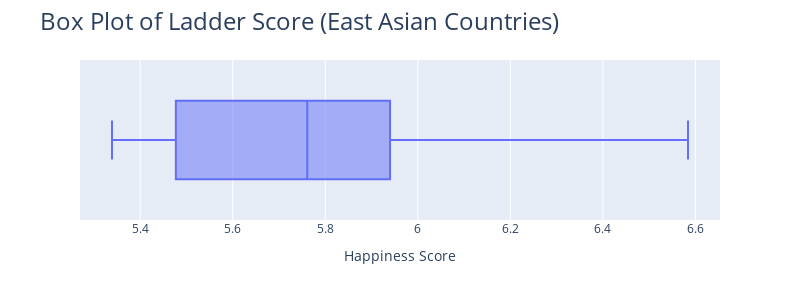

Here is the notebook cell this chart was saved with:
### Markdown cell above
### Summary

The mean of ladder score of the world: 5.53 and the mean of the East Asia Country: 5.81

Hong Kong has a 5.48/10 ladder score, which comes in the 77th place in the world and 5th place among the 6 East-Asian Country. The difference between the mean and its ladder score (East Asia only) is: 0.33

The country in the world that has the highest ladder score (index): Finland. The difference between the mean and its ladder score is: 2.31.

The country in the world that has the lowest ladder score (index): Afghanistan. The difference between the mean and its ladder score is: 3.01.

The country in the East Asia that has the highest ladder score (index): Taiwan Province of China. The difference between the mean and its ladder score (East Asia only) is: 0.77.

The country in the East Asia that has the lowest ladder score (index): China. The difference between the mean and its ladder score (East Asia only) is: 0.47

### Code cell
fig = px.box(data_frame=df_east_asia,
            x='Ladder score',orientation='h',width=800,height=300,
            labels={'Ladder score': 'Happiness Score'})
fig.update_layout(
    title_text='Box Plot of Ladder Score (East Asian Countries)',
    title_font_size=24)
fig.show()
mean_lad=df_east_asia['Ladder score'].mean()
median_lad=df_east_asia['Ladder score'].median()
print('mean=',mean_lad)
print('median=',median_lad)

### Figure 1 — Plotly figure (JSON) as saved in the notebook; plotly's stock layout.template omitted (floating-point values rounded to 4 significant figures)
{"data": [{"alignmentgroup": "True", "hovertemplate": "Happiness Score=%{x}<extra></extra>", "legendgroup": "", "marker": {"color": "#636efa"}, "name": "", "notched": false, "offsetgroup": "", "orientation": "h", "showlegend": false, "type": "box", "x": [6.584, 5.94, 5.845, 5.677, 5.477, 5.339], "x0": " ", "xaxis": "x", "y0": " ", "yaxis": "y"}], "layout": {"boxmode": "group", "height": 300, "legend": {"tracegroupgap": 0}, "margin": {"t": 60}, "title": {"font": {"size": 24}, "text": "Box Plot of Ladder Score (East Asian Countries)"}, "width": 800, "xaxis": {"anchor": "y", "domain": [0, 1], "title": {"text": "Happiness Score"}}, "yaxis": {"anchor": "x", "domain": [0, 1]}}}
